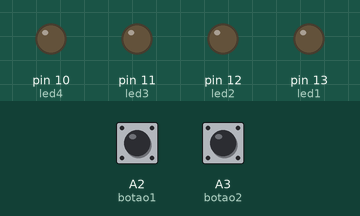
The sketch below on a simulated Arduino Uno, built with avr-gcc and run on an emulated ATmega328P. Parts: output pins drawn as LEDs (lit = HIGH). The inputs (shaded band) are chosen by the test bench; at power-on: A2 (botao1) HIGH, A3 (botao2) HIGH.

Above: at 1.2 s.
1.3 s: A2 (botao1) pulled LOW for 0.15 s
At 1.37 s:
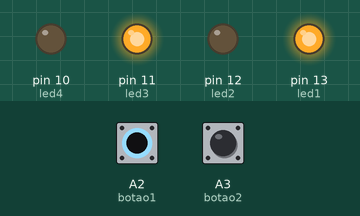
2.9 s: A3 (botao2) pulled LOW for 0.15 s
At 2.97 s:
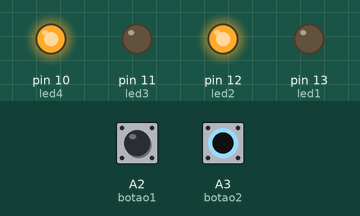
4.5 s: A3 (botao2) pulled LOW for 3.2 s
At 8.9 s:
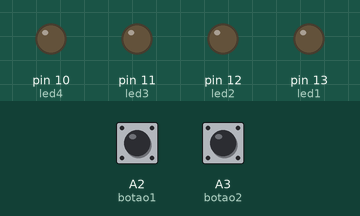
9.2 s: A2 (botao1) pulled LOW for 3.2 s
At 10.1 s:
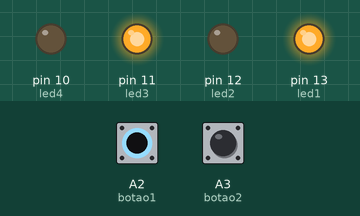
13.9 s: A2 (botao1) driven LOW and A3 (botao2) driven LOW
At 14.9 s:
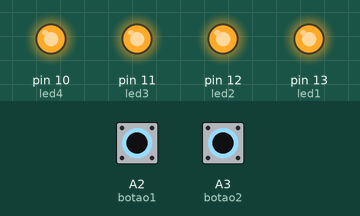
Timing chart, 0 to 16.4 s (numbered marks = the images above; inputs shaded):
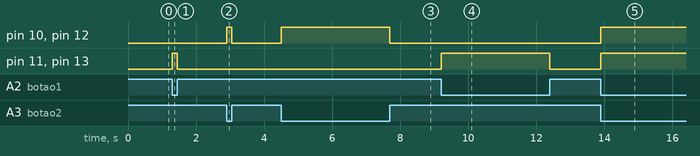

The sketch:

_18_codigo_arduino.ino
```cpp
// C++ code
// Programação para o circuito com o Arduino.

constexpr int led1 = 13;
constexpr int led2 = 12;
constexpr int led3 = 11;
constexpr int led4 = 10;

constexpr int botao1 = A2;
constexpr int botao2 = A3;

void configurarPinos() {
    pinMode(led1, OUTPUT);
    pinMode(led2, OUTPUT);
    pinMode(led3, OUTPUT);
    pinMode(led4, OUTPUT);
    pinMode(botao1, INPUT_PULLUP);
    pinMode(botao2, INPUT_PULLUP);
}

void controlarLeds() {
    int estadoBotao1 = digitalRead(botao1);
    int estadoBotao2 = digitalRead(botao2);

    digitalWrite(led1, estadoBotao1 == LOW ? HIGH : LOW);
    digitalWrite(led3, estadoBotao1 == LOW ? HIGH : LOW);
    digitalWrite(led2, estadoBotao2 == LOW ? HIGH : LOW);
    digitalWrite(led4, estadoBotao2 == LOW ? HIGH : LOW);
}

void setup() {
    configurarPinos();
}

void loop() {
    controlarLeds();
}
```

Measured:
- after the input at 1.3 s, pin 11 (led3), pin 13 (led1): LOW → HIGH at once, → LOW 0.15 s later
- after the input at 2.9 s, pin 10 (led4), pin 12 (led2): LOW → HIGH at once, → LOW 0.15 s later
- after the input at 4.5 s, pin 10 (led4), pin 12 (led2): LOW → HIGH at once, → LOW 3.2 s later
- after the input at 9.2 s, pin 11 (led3), pin 13 (led1): LOW → HIGH at once, → LOW 3.2 s later
- after the input at 13.9 s, pin 10 (led4), pin 11 (led3), pin 12 (led2), pin 13 (led1): LOW → HIGH at once
